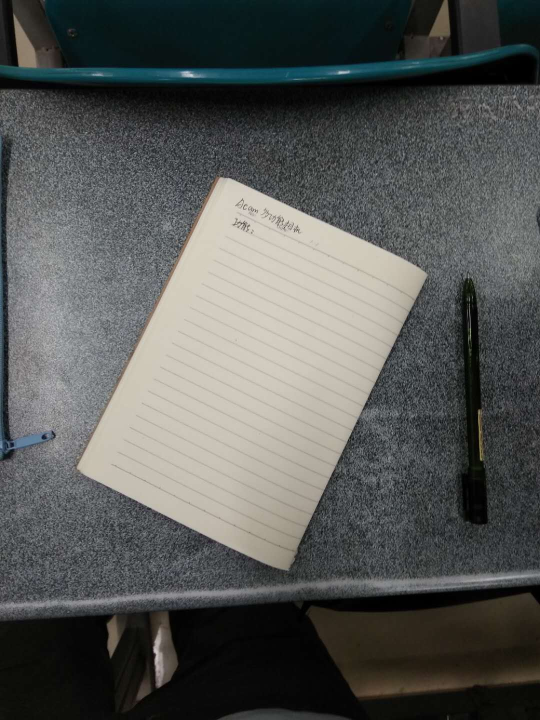
//> input picture OpenCV_Android/OpenCV_Android/adjust14.jpg, 1080 x 1440 px (shown at 1/2 size)
$ ./version2.0   (built with g++ and OpenCV 4)
//> lines starting //> are read from the running program, lines starting //| are printed output that depends on the picture; after the words box and inside, x2 and y2 are one past the last pixel; in counts of white or black regions, pixels touching at a corner belong together
#include<iostream>
#include <opencv.hpp>
#include <opencv2/highgui.hpp>
#include <opencv2/core/core.hpp>
#include <stdio.h>
#include <opencv2/imgproc.hpp>

#include <opencv2/ml/ml.hpp>
using namespace std;
using namespace cv;

//----------------------------------------
void printMat(Mat img);
void correcting(Mat src);
void printMatValue(Mat img);
void Wait_Wang();
Vec3b RandomColor(int value);
void Hough(Mat srcImage);
void ExcellentCorrecting(Mat src);
void Rotation(Mat img);

RNG rng(12345);


//----------------------------------------

int main() {
	Mat img;
	 img = imread("adjust14.jpg");
//> img is the input picture: 1440 rows x 1080 cols, CV_8UC3; mean B, G, R 86.2, 88.4, 86.5
	//img = imread("rotation2.jpg");
	//Hough(img);
	printMat(img);
//| 1440  1080
	Mat result(800, 800, CV_32F);
	resize(img, result, result.size(), 1, 1);
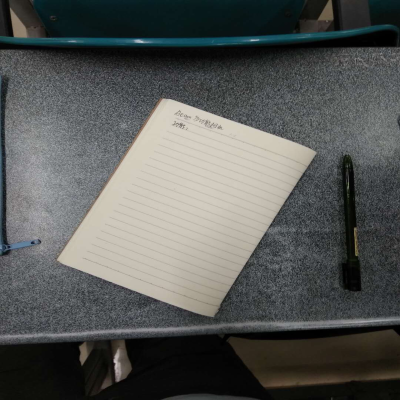
//> result: 800 rows x 800 cols, CV_8UC3 (shown at 1/2 size); mean B, G, R 86.2, 88.3, 86.5
	printMat(result);
//| 800  800
	 ExcellentCorrecting(result);
	//Rotation(result);

}
//打印Mat的详细信息，长和宽
void printMat(Mat img) {
	cout << img.rows << "  " << img.cols << endl;
}
// [97 lines left out: function Rotation, not called in this run]
void ExcellentCorrecting(Mat src) {
	Scalar color = Scalar(rng.uniform(0, 255), rng.uniform(0, 255), rng.uniform(0, 255));
	vector<Vec2f> lines;
	Mat imageGray;
	cvtColor(src, imageGray, CV_RGB2GRAY);


	for (int i = 0; i < imageGray.rows; i++)
	{
		for (int j = 0; j < imageGray.cols; j++)
		{
			imageGray.at<uchar>(i, j) = pow((imageGray.at<uchar>(i, j)), 0.5);

		}
	}
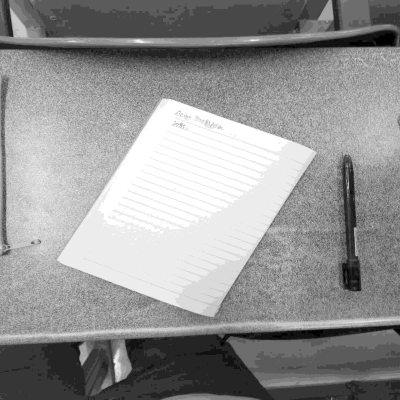
//> imageGray: 800 rows x 800 cols, CV_8UC1 (shown at 1/2 size); min 0, max 14, mean 8.14; drawn with min black and max white
	normalize(imageGray, imageGray, 0, 255, CV_MINMAX);


	//threshold(imageGray, imageGray, 100, 200, CV_THRESH_BINARY);
	GaussianBlur(imageGray, imageGray, Size(5, 5), 2);
	Mat element = getStructuringElement(MORPH_ELLIPSE, Size(30, 30));
	//加入闭运算可以有效的处理边界为连接的问题
	morphologyEx(imageGray, imageGray, MORPH_CLOSE , element);

// 	MORPH_OPEN： 开运算
// MORPH_CLOSE ：闭运算
// MORPH_GRADIENT： 形态学梯度
// MORPH_TOPHAT：顶帽运算
// MORPH_BLACKHAT： 黑帽运算
// MORPH_ERODE ：腐蚀运算
// MORPH_DILATE ：膨胀运算
// MORPH_HITMISS: 击中击不中运算(只支持CV_8UC1类型的二值图像)

	imshow("开运算", imageGray);
	Canny(imageGray, imageGray, 50, 200, 5);//这里参数非常重要。决定后面轮廓的效果
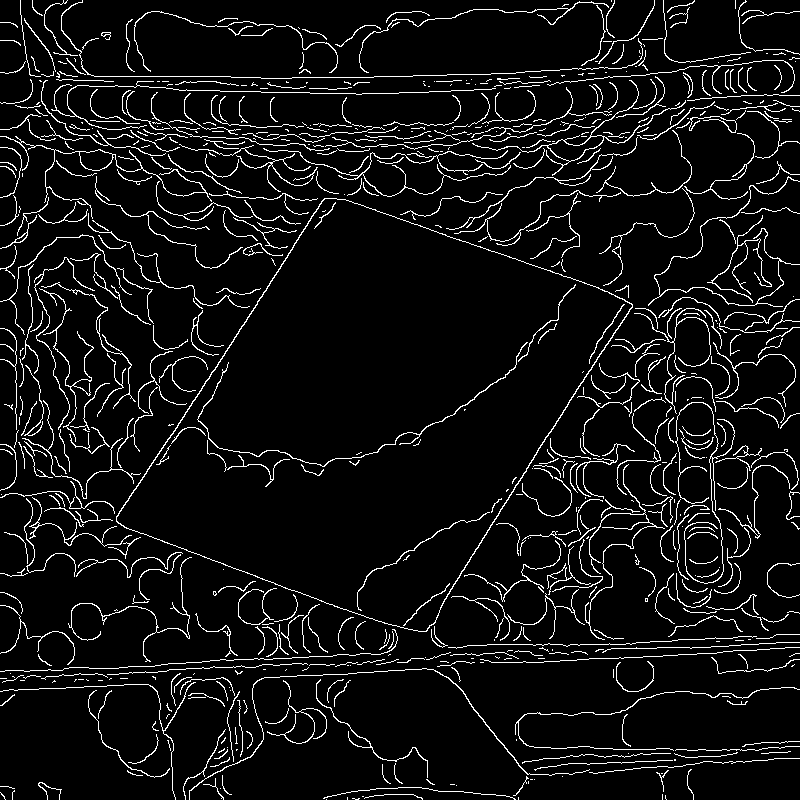
//> imageGray: 800 rows x 800 cols, CV_8UC1; 6.7% white in thin lines or dots

	vector<vector<Point>> contours;
	vector<Vec4i> hierarchy;
	findContours(imageGray, contours, hierarchy, RETR_EXTERNAL, CV_CHAIN_APPROX_SIMPLE, Point());
//> contours = 658 contours, 562 with area under 20; largest, box (x1, y1, x2, y2) and area: (116, 198, 633, 632) 125773, (472, 80, 686, 176) 790, (0, 136, 212, 219) 636, (648, 176, 800, 307) 139, (189, 668, 590, 800) 136


	Mat Wang_mark(src.size(), CV_32S, cv::Scalar(0));
	Mat	Wang_Contours=Mat::zeros(src.size(), CV_8UC1);
	Mat Wang_Rect(src.size(), src.type(), cv::Scalar(0));
	Mat Wang_8UC1 = Mat::zeros(src.size(), imageGray.type());
	Mat Wang_Output(src.size(), CV_8UC3, cv::Scalar(0));
	//Mat Wang_hole;

	double maxArea = 0;
	double maxLength = 0;
	int maxIndex = 0;
	cout << "contours.size() = " << contours.size();
//| contours.size() = 658
	for (int i = 0; i < contours.size(); i++) {
		//长度确定最大矩形周长，面积确定是否闭合。这样才能选择出想要的矩阵图形出来。缺一不可
		//目前并没有很好检测，可以直接提取矩形，只能近似。
		//所以仍然存在不完美
		if (maxLength < arcLength(contours[i], true)&& maxArea<contourArea(contours[i])) {
			maxLength = arcLength(contours[i], true);
			maxArea = contourArea(contours[i]);
			maxIndex = i;
		}
		drawContours(Wang_mark, contours, i, Scalar::all(i + 1), 1, 8, hierarchy);
		drawContours(Wang_Contours, contours, i, Scalar(255), 1, 8, hierarchy);
		//cout << arcLength(contours[i], true) << endl;
		//drawContours(Wang_Mat, contours, i, Scalar::all(i + 1), 1, 8, hierarchy);//为什么要这样画？
	}
//> this loop made 658 passes
//> (maxLength, maxArea) on passes 68, 99, 379: (1006.2, 54), (1135.6, 135.5), (1530.1, 125773)
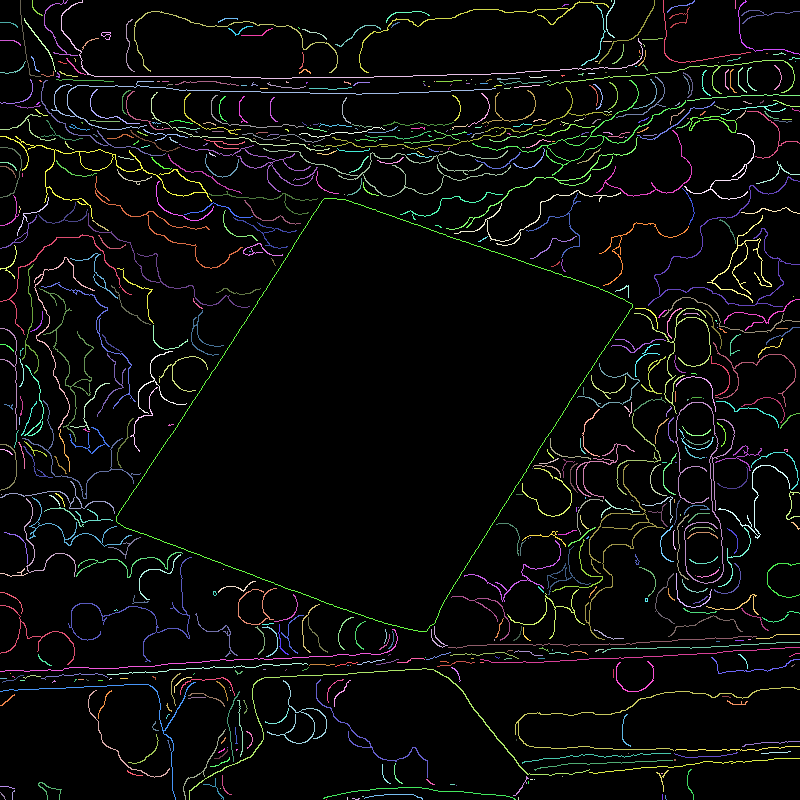
//> Wang_mark: 800 rows x 800 cols, CV_32SC1; 659 distinct labels, from 0 to 658; one colour per label, 0 black
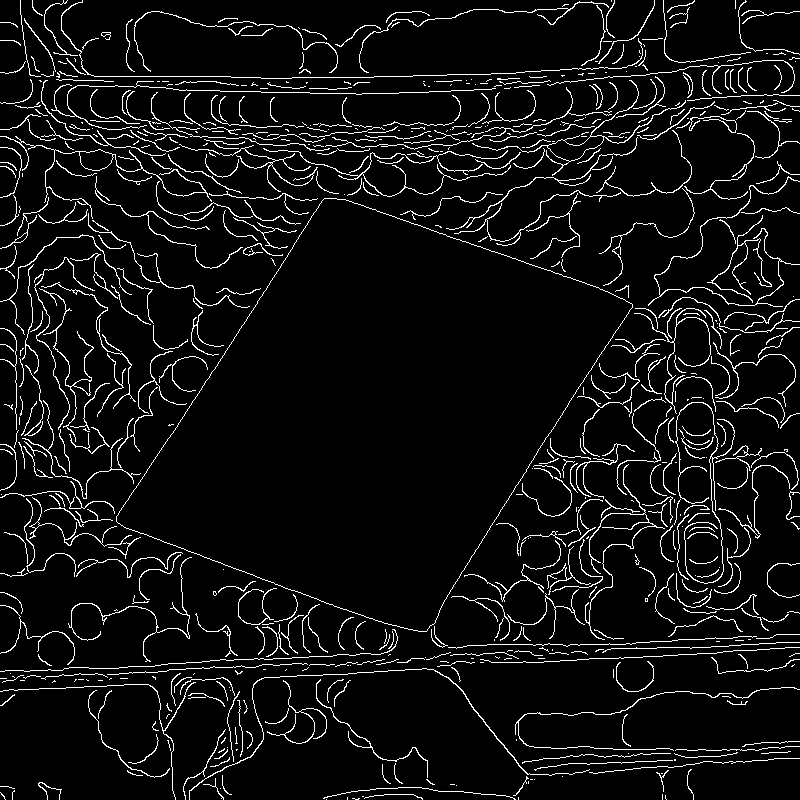
//> Wang_Contours: 800 rows x 800 cols, CV_8UC1; 6.4% white in thin lines or dots
//> after the loop, maxLength = 1530.1; maxArea = 125773; maxIndex = 378

	// [48 lines of commented-out code are left out]


	cout <<" arcLength(contours[maxIndex], true):"<< arcLength(contours[maxIndex], true) << "contourArea(contours[i]) :"<<contourArea(contours[maxIndex]) << endl;
//|  arcLength(contours[maxIndex], true):1530.13contourArea(contours[i]) :125773
	drawContours(Wang_Rect, contours, maxIndex, Scalar(255,255,255), 1, 8, hierarchy);
//> Wang_Rect: 800 rows x 800 cols, CV_8UC3; 0.2% white in thin lines or dots, all inside (x1, y1, x2, y2) = (116, 198, 633, 632)
	imshow("Wang_Rect", Wang_Rect);


	imshow("Wang_Contours", Wang_Contours);
	convertScaleAbs(Wang_Rect, Wang_8UC1);
	drawContours(Wang_8UC1, contours, maxIndex, Scalar(255, 255, 255), CV_FILLED);//填充遮罩层
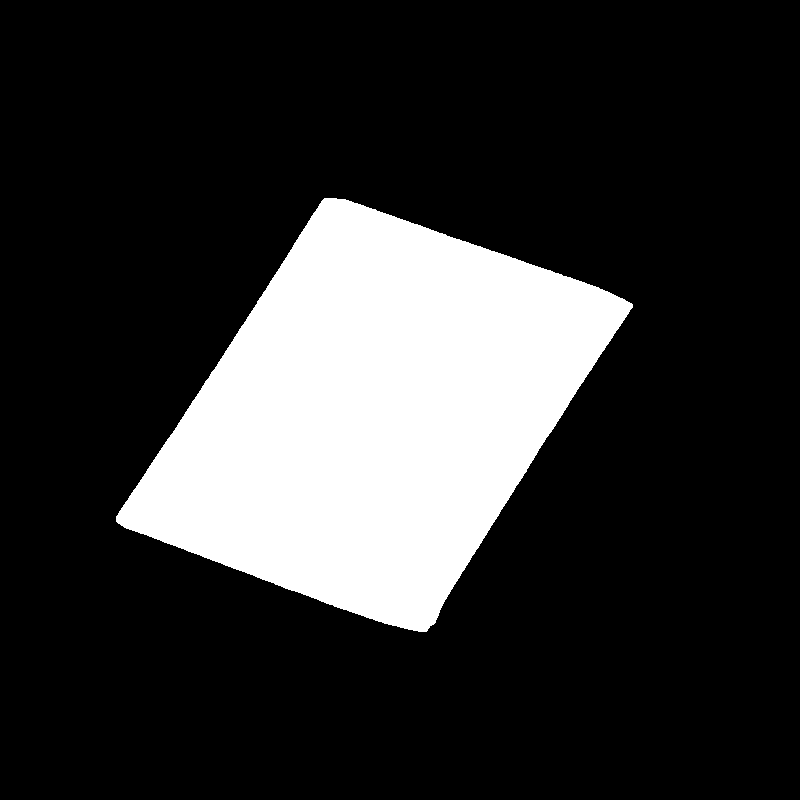
//> Wang_8UC1: 800 rows x 800 cols, CV_8UC3; 19.8% white; 1 white region, box (x1, y1, x2, y2) and area: (116, 198, 633, 632) 126409
	imshow("before Wang_8UC1", Wang_8UC1);
	// [5 lines of commented-out code are left out]
	imshow("Wang_8UC1", Wang_8UC1);
	// [23 lines of commented-out code are left out]
	Wang_Output=Wang_8UC1.clone();
	cout << Wang_8UC1.size() << endl << Wang_Output.size()<<endl;
//| [800 x 800]
//| [800 x 800]
	// src.copyTo(Wang_Output, Wang_8UC1);
	imshow("Wang_Output", Wang_Output);
	for (int i = 0; i<Wang_Output.rows; i++)
	{
		for (int j = 0; j<Wang_Output.cols; j++)
		{
			/*其中<>内应填入m0元素的数据类型，uchar对应的是CV_8U，char对应的是CV_8S，int对应的是CV_32S，float对应的是CV_32F，double对应的是CV_64F。
				若m0是多通道矩阵，则数据类型应为Vec3b, c为当前处理的通道序号。i，j，c都是从零开始的。*/
			Vec3b index = Wang_Output.at<Vec3b>(i, j);

			if (index == Vec3b(255, 255, 255))
			{
				src.at<Vec3b>(i, j) = src.at<Vec3b>(i, j);
			}
			else
			{
				src.at<Vec3b>(i, j) = Vec3b(0,0,0);
			}
		}
	}
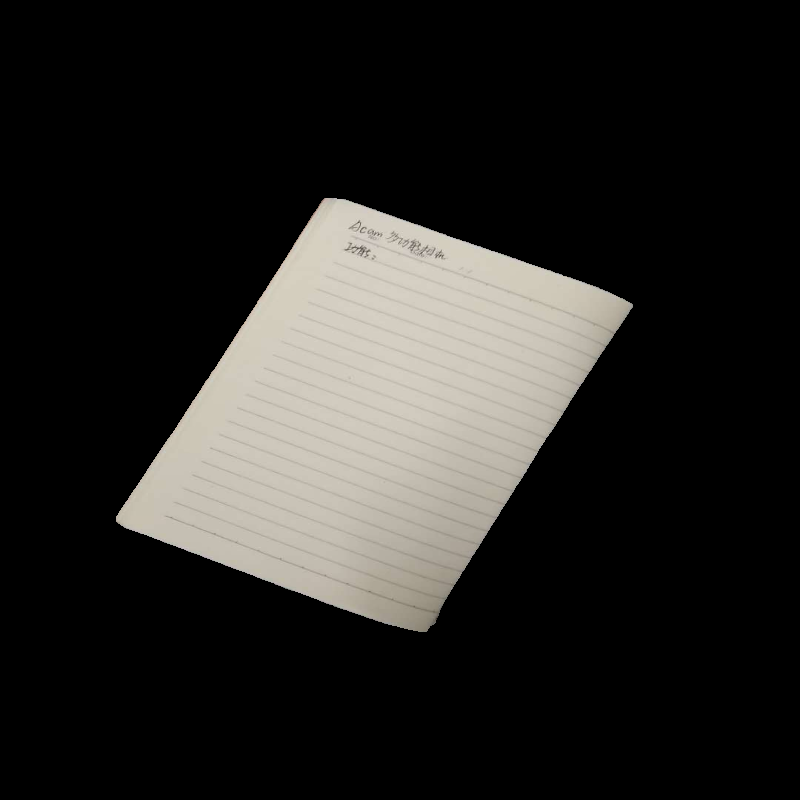
//> src: 800 rows x 800 cols, CV_8UC3; mean B, G, R 35.4, 37.9, 39.1
	imshow("src", src);
	//Rect rect = boundingRect(Mat(contours[maxIndex]));
	//Mat dstImg = raw(rect)
	//imshow("dstImg", src);
	imwrite("rotation1.jpg", src);

	waitKey(0);


}
// [383 lines left out: functions correcting, printMatValue, Wait_Wang, RandomColor, Hough, not called in this run]
//void cv::adaptiveThreshold(
//	cv::InputArray src, // 输入图像
//	cv::OutputArray dst, // 输出图像
//	double maxValue, // 向上最大值
//	int adaptiveMethod, // 自适应方法，平均或高斯
//	int thresholdType // 阈值化类型
//	int blockSize, // 块大小
//	double C // 常量
//);


//resize(img, result, result.size(), 1, 1);
//src：输入，原图像，即待改变大小的图像；
//
//dst：输出，改变大小之后的图像，这个图像和原图像具有相同的内容，只是大小和原图像不一样而已；
//
//dsize：输出图像的大小。如果这个参数不为0，那么就代表将原图像缩放到这个Size(width，height)指定的大小；如果这个参数为0，那么原图像缩放之后的大小就要通过下面的公式来计算：
//
//dsize = Size(round(fx*src.cols), round(fy*src.rows))
//
//其中，fx和fy就是下面要说的两个参数，是图像width方向和height方向的缩放比例。
//
//fx：width方向的缩放比例，如果它是0，那么它就会按照(double)dsize.width / src.cols来计算；
//
//fy：height方向的缩放比例，如果它是0，那么它就会按照(double)dsize.height / src.rows来计算；
//
//interpolation：这个是指定插值的方式，图像缩放之后，肯定像素要进行重新计算的，就靠这个参数来指定重新计算像素的方式，有以下几种：
//
//
//INTER_NEAREST - 最邻近插值
//INTER_LINEAR - 双线性插值，如果最后一个参数你不指定，默认使用这种方法
//INTER_AREA - resampling using pixel area relation.It may be a preferred method for image decimation, as it gives moire’ - free results.But when the image is zoomed, it is similar to the INTER_NEAREST method.
//INTER_CUBIC - 4x4像素邻域内的双立方插值
//INTER_LANCZOS4 - 8x8像素邻域内的Lanczos插值
//
//
//使用注意事项：
//
//1. dsize和fx / fy不能同时为0，要么你就指定好dsize的值，让fx和fy空置直接使用默认值，就像
//
//resize(img, imgDst, Size(30, 30));
//
//要么你就让dsize为0，指定好fx和fy的值，比如fx = fy = 0.5，那么就相当于把原图两个方向缩小一倍！
//
//
//
//2. 至于最后的插值方法，正常情况下使用默认的双线性插值就够用了。
//
//几种常用方法的效率是：最邻近插值>双线性插值>双立方插值>Lanczos插值；
//
//但是效率和效果成反比，所以根据自己的情况酌情使用。
//
//
//
//3. 正常情况下，在使用之前dst图像的大小和类型都是不知道的，类型从src图像继承而来，大小也是从原图像根据参数计算出来。但是如果你事先已经指定好dst图像的大小，那么你可以通过下面这种方式来调用函数


//findContours函数介绍
//第二个参数：contours，定义为“vector<vector<Point>> contours”，是一个向量，并且是一个双重向量，向量
//
//内每个元素保存了一组由连续的Point点构成的点的集合的向量，每一组Point点集就是一个轮廓。
//
//有多少轮廓，向量contours就有多少元素。
//
//
//
//第三个参数：hierarchy，定义为“vector<Vec4i> hierarchy”，先来看一下Vec4i的定义：
//
//typedef    Vec<int, 4>   Vec4i;
//
//Vec4i是Vec<int, 4>的别名，定义了一个“向量内每一个元素包含了4个int型变量”的向量。
//
//所以从定义上看，hierarchy也是一个向量，向量内每个元素保存了一个包含4个int整型的数组。
//
//向量hiararchy内的元素和轮廓向量contours内的元素是一一对应的，向量的容量相同。
//
//hierarchy向量内每一个元素的4个int型变量——hierarchy[i][0] ~hierarchy[i][3]，分别表示第
//
//i个轮廓的后一个轮廓、前一个轮廓、父轮廓、内嵌轮廓的索引编号。如果当前轮廓没有对应的后一个
//
//轮廓、前一个轮廓、父轮廓或内嵌轮廓的话，则hierarchy[i][0] ~hierarchy[i][3]的相应位被设置为
//
//默认值 - 1。
//
//
//
//第四个参数：int型的mode，定义轮廓的检索模式：
//
//
//
//取值一：CV_RETR_EXTERNAL只检测最外围轮廓，包含在外围轮廓内的内围轮廓被忽略
//
//
//
//取值二：CV_RETR_LIST   检测所有的轮廓，包括内围、外围轮廓，但是检测到的轮廓不建立等级关
//
//系，彼此之间独立，没有等级关系，这就意味着这个检索模式下不存在父轮廓或内嵌轮廓，
//
//所以hierarchy向量内所有元素的第3、第4个分量都会被置为 - 1，具体下文会讲到
//
//
//
//取值三：CV_RETR_CCOMP  检测所有的轮廓，但所有轮廓只建立两个等级关系，外围为顶层，若外围
//
//内的内围轮廓还包含了其他的轮廓信息，则内围内的所有轮廓均归属于顶层
//
//
//
//取值四：CV_RETR_TREE， 检测所有轮廓，所有轮廓建立一个等级树结构。外层轮廓包含内层轮廓，内
//
//层轮廓还可以继续包含内嵌轮廓。
//
//
//
//第五个参数：int型的method，定义轮廓的近似方法：
//
//
//
//取值一：CV_CHAIN_APPROX_NONE 保存物体边界上所有连续的轮廓点到contours向量内
//
//
//
//取值二：CV_CHAIN_APPROX_SIMPLE 仅保存轮廓的拐点信息，把所有轮廓拐点处的点保存入contours
//
//向量内，拐点与拐点之间直线段上的信息点不予保留
//
//
//
//取值三和四：CV_CHAIN_APPROX_TC89_L1，CV_CHAIN_APPROX_TC89_KCOS使用teh - Chinl chain 近
//
//似算法
//
//
//
//第六个参数：Point偏移量，所有的轮廓信息相对于原始图像对应点的偏移量，相当于在每一个检测出的轮廓点上加
//
//上该偏移量，并且Point还可以是负值！
//void findContours//提取轮廓，用于提取图像的轮廓
//(
//	InputOutputArray image,//输入图像，必须是8位单通道图像，并且应该转化成二值的
//	OutputArrayOfArrays contours,//检测到的轮廓，每个轮廓被表示成一个point向量
//	OutputArray hierarchy,//可选的输出向量，包含图像的拓扑信息。其中元素的个数和检测到的轮廓的数量相等
//	int mode,//说明需要的轮廓类型和希望的返回值方式
//	int method,//轮廓近似方法
//	Point offset = Point()
//)


//void drawContours//绘制轮廓，用于绘制找到的图像轮廓
//(
//	InputOutputArray image,//要绘制轮廓的图像
//	InputArrayOfArrays contours,//所有输入的轮廓，每个轮廓被保存成一个point向量
//	int contourIdx,//指定要绘制轮廓的编号，如果是负数，则绘制所有的轮廓
//	const Scalar& color,//绘制轮廓所用的颜色
//	int thickness = 1, //绘制轮廓的线的粗细，如果是负数，则轮廓内部被填充
//	int lineType = 8, / 绘制轮廓的线的连通性
//	InputArray hierarchy = noArray(),//关于层级的可选参数，只有绘制部分轮廓时才会用到
//	int maxLevel = INT_MAX,//绘制轮廓的最高级别，这个参数只有hierarchy有效的时候才有效
//						   //maxLevel=0，绘制与输入轮廓属于同一等级的所有轮廓即输入轮廓和与其相邻的轮廓
//						   //maxLevel=1, 绘制与输入轮廓同一等级的所有轮廓与其子节点。
//						   //maxLevel=2，绘制与输入轮廓同一等级的所有轮廓与其子节点以及子节点的子节点
//	Point offset = Point()
//)
